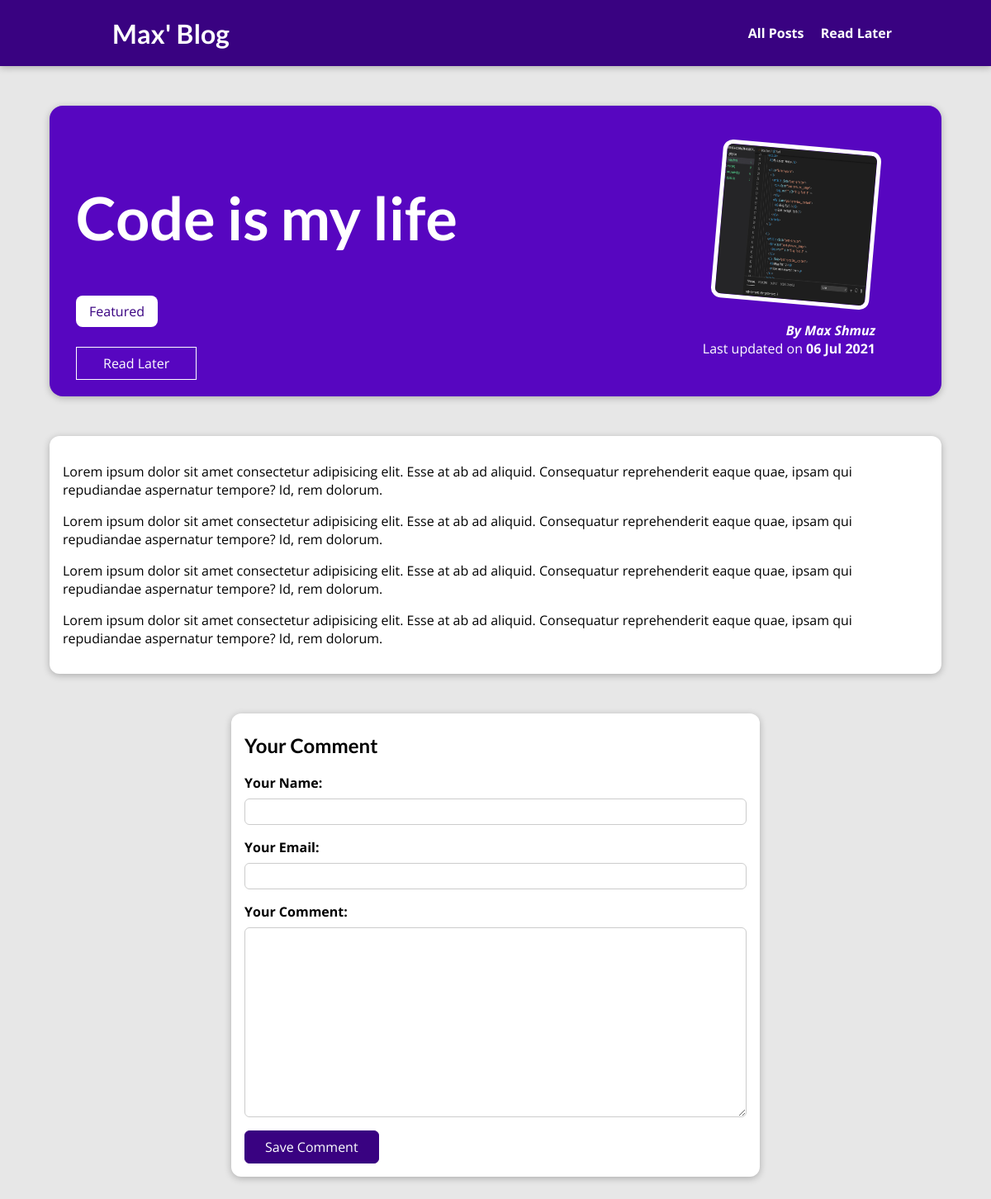
/posts/code-is-my-life, run on the app's committed database.
### blog/models.py (models this page shows, shortened)
class Post(models.Model):
    title = models.CharField(max_length=150)
    excerpt = models.CharField(max_length=200)
    image = models.ImageField(upload_to='posts', null=True)
    date = models.DateField(auto_now=True)
    slug = models.SlugField(unique=True, db_index=True)
    content = models.TextField(validators=[MinLengthValidator(10)])
    author = models.ForeignKey(
        Author, on_delete=models.SET_NULL, null=True, related_name='posts')
    tags = models.ManyToManyField(Tag)

class Tag(models.Model):
    caption = models.CharField(max_length=20)

class Author(models.Model):
    first_name = models.CharField(max_length=100)
    last_name = models.CharField(max_length=100)
    email_address = models.EmailField()
    def full_name(self):
        return f"{self.first_name} {self.last_name}"
    def __str__(self):
        return self.full_name()

### blog/views.py (the view, shortened to what this page needs)
# urls.py: path('posts/<slug:slug>', SinglePostView.as_view(), name='post_detail_page'),
class SinglePostView(View):
    def is_stored_post(self, request, post_id):
        stored_posts = request.session.get("stored_posts")
        if stored_posts is not None:
            is_saved_for_later = post_id in stored_posts
        else:
            is_saved_for_later = False
        return is_saved_for_later
    def get(self, request, slug):
        post = Post.objects.get(slug=slug)
        context = {
            "post": post,
            "post_tags": post.tags.all(),
            "comment_form": CommentForm(),
            "comments": post.comments.all().order_by("-id"),
            "saved_for_later": self.is_stored_post(request, post.id)
        }
        return render(request, "blog/post-detail.html", context)

### blog/forms.py
class CommentForm(forms.ModelForm):
    class Meta:
        model = Comment
        exclude = ["post"]
        labels = {
            "user_name": "Your Name",
            "user_email": "Your Email",
            "text": "Your Comment"
        }

### blog/templates/blog/post-detail.html (shortened to what this page needs)
{% extends 'base.html' %}
{% load static %}
{% block css_files %}
  <link rel="stylesheet" href="{% static 'blog/post-detail.css' %}">
{% endblock  %}
{% block content %}
<section id="summary">
  <h2>{{post.title}}</h2>
  <div>
    {% for tag in post_tags %}
      <span class='tag'>{{ tag.caption }}</span>
    {% endfor %}
  </div>
  <div id="read-later">
  <form action="{% url 'read_later' %}" method="POST">
    <button>
      {% if saved_for_later %}
        Remove from "Read Later" List
      {% else %}
        Read Later
      {% endif %}
    </button>
  </form>
  </div>
  <article>
    <img src="{{ post.image.url }}" alt="{{post.title}}">
    <address>By <a href="mailto:{{ post.author.email_address }}">{{post.author|title}}</a></address>
    <div>
      Last updated on <time>{{ post.date|date:"d M Y" }}</time>
    </div>
  </article>
</section>
<main>
  {{post.content|linebreaks}}
</main>
<section id="comment-form">
  <h2>Your Comment</h2>
  <form action="{% url 'post_detail_page' post.slug %}" method="POST">
    {% for form_field in comment_form %}
      <div class="form-control {% if form_field.errors %}invalid{% endif %}">
        {{form_field.label_tag}}
        {{form_field}}
      </div>
    {% endfor %}
    <button>Save Comment</button>
  </form>
</section>
{% endblock %}

### static/app.css (style rules this page uses)
* { box-sizing: border-box; }
html { font-family: "Open Sans", "Lato", sans-serif; }
body { margin: 0; }
h1, h2, h3 { font-family: "Lato", sans-serif; font-weight: bold; }

### blog/static/blog/post-detail.css (style rules this page uses)
body { background-color: #e7e7e7; }
#summary { margin: 8rem auto 3rem auto; padding: 2rem; width: 90%; max-width: 90rem; border-radius: 16px; background-color: #5706c0; position: relative; box-shadow: 0 2px 8px rgba(0, 0, 0, 0.25); height: 22rem; }
#summary h2 { color: white; font-size: 4.5rem; }
#summary article { position: absolute; top: 2rem; right: 3rem; padding: 1rem 2rem; border-radius: 12px; text-align: right; color: white; }
#summary article img { width: 12rem; height: 12rem; border-radius: 12px; transform: rotateZ(5deg); border: 5px solid white; margin-bottom: 1rem; }
#summary address { font-weight: bold; }
#summary a { color: white; text-decoration: none; }
#summary time { font-weight: bold; }
#read-later { margin: 2rem 0; }
#read-later button { background-color: transparent; border: 1px solid white; padding: 0.5rem 2rem; font: inherit; color: white; cursor: pointer; }
main { width: 90%; max-width: 90rem; margin: 3rem auto; background-color: white; padding: 1rem; border-radius: 12px; box-shadow: 0 2px 8px rgba(0, 0, 0, 0.25); }
.tag { background-color: white; color: #390281; padding: 0.5rem 1rem; border-radius: 8px; margin-right: 0.5rem; }
#comment-form { margin: 3rem auto; width: 90%; max-width: 40rem; border-radius: 12px; background-color: white; box-shadow: 0 2px 8px rgba(0, 0, 0, 0.25); padding: 1rem; }
#comment-form > h2 { margin-top: 0.5rem; }
#comment-form button { font: inherit; background-color: #390281; color: white; border: 1px solid #390281; padding: 0.5rem 1.5rem; border-radius: 6px; cursor: pointer; }
.form-control { margin-bottom: 1rem; }
.form-control label { font-weight: bold; margin-bottom: 0.5rem; display: block; }
.form-control input, .form-control textarea { display: block; width: 100%; font: inherit; padding: 0.25rem; border-radius: 6px; border: 1px solid #ccc; }

### data on the page
Post: title "Code is my life", image (picture), author "Max Shmuz", date "06 Jul 2021", content "Lorem ipsum dolor sit amet consectetur adipisicing elit. Esse at ab ad aliquid. Consequatur reprehenderit eaque quae, ipsam qui repudiandae aspernatur tempore? Id, rem dolorum. Lorem ipsum dolor sit amet consectetur adipisicing elit. Esse at ab ad aliquid. Consequatur reprehenderit eaque quae, ipsam qui repudiandae aspernatur tempore? Id, rem dolorum. Lorem ipsum dolor sit amet consectetur adipisicing elit. Esse at ab ad aliquid. Consequatur reprehenderit eaque quae, ipsam qui repudiandae aspernatur tempore? Id, rem dolorum. Lorem ipsum dolor sit amet consectetur adipisicing elit. Esse at ab ad aliquid. Consequatur reprehenderit eaque quae, ipsam qui repudiandae aspernatur tempore? Id, rem…"
Tag: caption "Featured"
